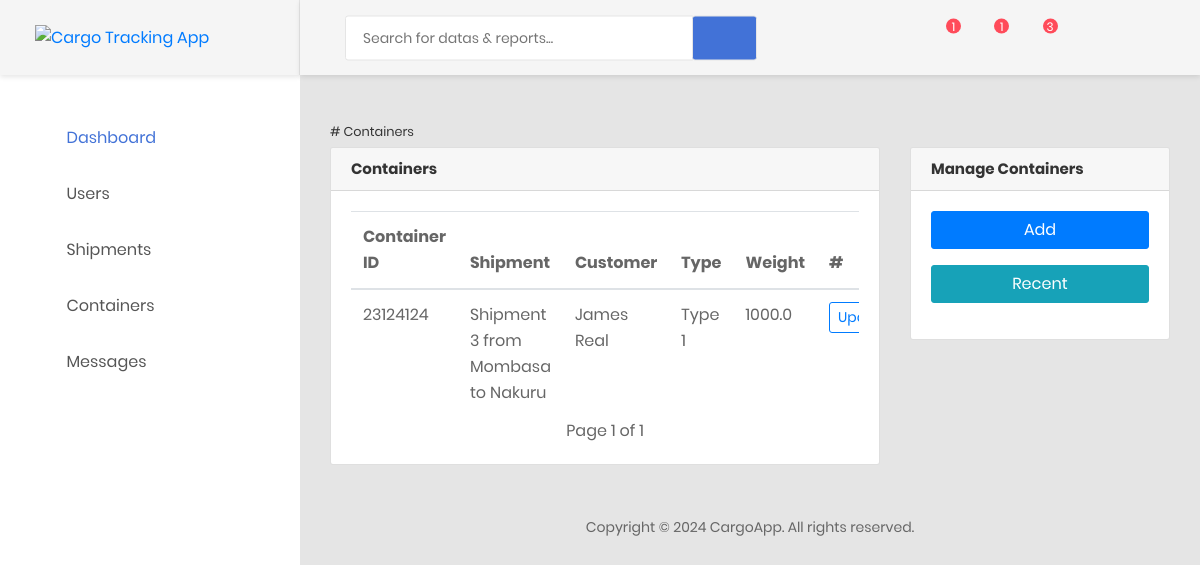
Page /control/containers/ on the committed database.
### main/models.py (models this page shows, shortened)
class Container(models.Model):
    shipment = models.ForeignKey(Shipment, on_delete=models.CASCADE)
    container_id = models.CharField(max_length=50, unique=True)
    type = models.CharField(max_length=50)
    weight = models.FloatField()

class Shipment(models.Model):
    STATUS = [('In Transit', 'In Transit'), ('Delivered', 'Delivered')]
    customer = models.ForeignKey(Customer, on_delete=models.CASCADE)
    origin = models.CharField(max_length=255)
    destination = models.CharField(max_length=255)
    departure_date = models.DateTimeField(auto_now_add=True)
    arrival_date = models.DateTimeField(null=True, blank=True)
    status = models.CharField(max_length=50, choices=STATUS, default='In Transit')
    def __str__(self):
        return f'Shipment {self.id} from {self.origin} to {self.destination}'

### accounts/models.py (models this page shows)
class CustomUser(AbstractUser):
    role =[
        ('Customer', 'customer'),
        ('Staff', 'staff'),
    ]
    username = None
    email = models.EmailField(unique=True)
    full_names = models.CharField(max_length=100, blank=True)
    user_type = models.CharField(max_length=20, choices=role, default='Customer')
    date_joined = models.DateField(auto_now_add=True)
    USERNAME_FIELD = 'email'
    REQUIRED_FIELDS = ['full_names', ]
    objects = CustomUserManager()
    def __str__(self):
        return self.full_names

### control/views.py (the view)
# urls.py: path('containers/', views.ContainersListView.as_view(), name="containers"),
class ContainersListView(ListView):
    context_object_name = 'containers'
    model = Container
    template_name = 'containers/containers.html'
    paginate_by = 5

### control/templates/containers/containers.html (shortened to what this page needs)
{% extends '../dashboard.html' %}
{% block content %}
{% block items %}
<h3 class="fw-lighter small py-2"># Containers</h3>
<div class="row">
    <div class="col-12 col-lg-8 mb-4 mb-lg-0">
        {% if containers %}
        <div class="card">
            <h5 class="card-header">Containers</h5>
            <div class="card-body">
                <div class="table-responsive">
                    <table class="table">
                        <thead>
                            <tr>
                                <th scope="col">Container ID</th>
                                <th scope="col">Shipment</th>
                                <th scope="col">Customer</th>
                                <th scope="col">Type</th>
                                <th scope="col">Weight</th>
                                <th scope="col">#</th>
                            </tr>
                        </thead>
                        <tbody>
                            {% for container in containers %}
                            <tr>
                                <td>{{container.container_id}}</td>
                                <td>{{container.shipment}}</td>
                                <td>{{container.shipment.customer}}</td>
                                <td>{{container.type}}</td>
                                <td>{{container.weight}}</td>
                                <td>
                                    <a href="{% url 'update_container' container.id %}"
                                        class="btn btn-sm btn-outline-primary">Update</a>
                                </td>
                            </tr>
                            {% endfor %}
                        </tbody>
                    </table>
                </div>
                <div class='pagination justify-content-center'>
                    <span class='mx-4'>
                        Page {{ page_obj.number }} of {{ page_obj.paginator.num_pages }}
                    </span>
                </div>
            </div>
        </div>
        {% endif %}
    </div>
    {% endblock %}
    <div class="col">
        <div class="card mb-3">
            <h5 class="card-header">Manage Containers</h5>
            <div class="card-body">
                <a class="btn btn-primary mb-3 w-100" href="{% url 'add_container' %}">Add</a>
                <a class="btn btn-info mb-3 w-100" href="{% url 'containers' %}">Recent</a>
            </div>
        </div>
    </div>
</div>
{% endblock %}

### rows in the picture
Container: container_id "23124124", shipment "Shipment 3 from Mombasa to Nakuru", shipment.customer "James Real", type "Type 1", weight "1000.0"

### other values in the picture
{{ page_obj.number }} "1"
{{ page_obj.paginator.num_pages }} "1"
